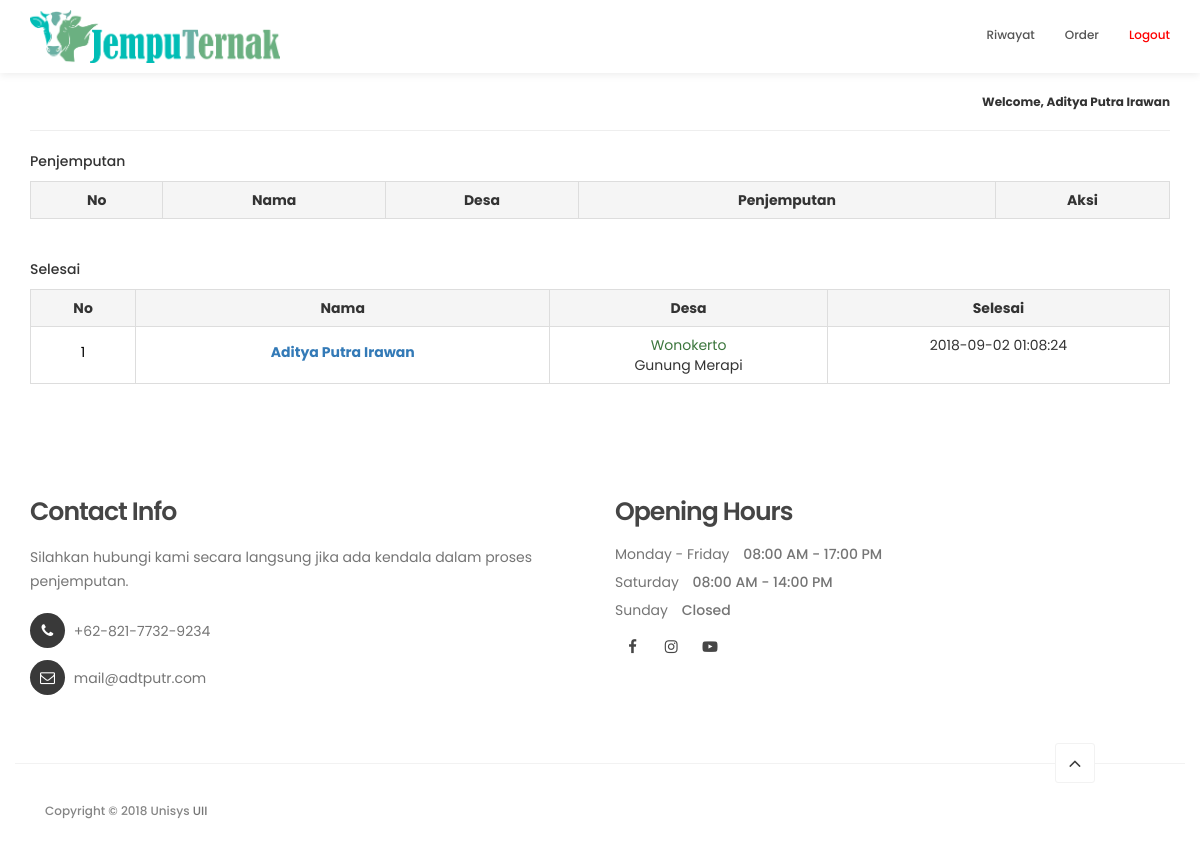
The page /data.php (signed in) on the database its author committed.
### tables this page shows
CREATE TABLE `jemput` (
  `id_jemput` int(11) NOT NULL,
  `nik` varchar(255) NOT NULL,
  `telepon` varchar(255) NOT NULL,
  `nama` varchar(255) NOT NULL,
  `sapi` int(11) NOT NULL,
  `kambing` int(11) NOT NULL,
  `unggas` int(11) NOT NULL,
  `jumlah` int(11) NOT NULL,
  `foto` varchar(255) NOT NULL,
  `id_gunung` int(11) NOT NULL,
  `id_desa` int(11) NOT NULL,
  `alamat_detail` varchar(255) NOT NULL,
  `lokasi_tujuan` varchar(255) NOT NULL,
  `harga` int(20) NOT NULL,
  `id_admin` int(11) NOT NULL,
  `id_status` int(11) NOT NULL,
  `time` timestamp NOT NULL DEFAULT CURRENT_TIMESTAMP ON UPDATE CURRENT_TIMESTAMP
);

CREATE TABLE `desa` (
  `id_desa` int(11) NOT NULL,
  `id_gunung` int(11) NOT NULL,
  `desa` varchar(255) NOT NULL,
  `jarak` varchar(255) NOT NULL,
  `biaya` varchar(255) NOT NULL
);

CREATE TABLE `gunung` (
  `id_gunung` int(11) NOT NULL,
  `gunung` varchar(255) NOT NULL
);

### data.php (the view, shortened to what this page needs)
<?php include 'header.php';
?>
  <section>
    <div class="container" style="margin-top:10px;">
      <?php
        if ($_SESSION['sesi_login']) {
          $id_admin = $_SESSION['sesi_login'];
        }
        $sql = mysqli_query($koneksi, "SELECT * FROM admin WHERE id_admin='$id_admin'") or die(mysql_error());
        $data = mysqli_fetch_array($sql);
      ?>
      <div style="text-align:right;">
        <h6>
          <strong>
            Welcome, <?=$data['nama_admin'];?>
          </strong>
        </h6>
        <hr>
      </div>
      <h5>Penjemputan</h5>
      <form action="model/update.php" method="post">
      <div class="table-responsive">
        <table class="table table-bordered text-center col-md-12">
          <tr class="active">
            <th class="text-center">No</th>
            <th class="text-center">Nama</th>
            <th class="text-center">Desa</th>
            <th class="text-center">Penjemputan</th>
            <th class="text-center">Aksi</th>
          </tr>
        </table>
      </div>
    </form>
    </div>
  </section>
  <section>
    <div class="container" style="margin-top:10px;">
      <h5>Selesai</h5>
      <form action="model/update.php" method="post">
      <?php
      $sql="SELECT * FROM jemput
      JOIN gunung ON gunung.id_gunung = jemput.id_gunung
      JOIN desa ON desa.id_desa = jemput.id_desa
      JOIN status ON status.id_status = jemput.id_status
      JOIN admin ON admin.id_admin = jemput.id_admin
      WHERE status.id_status = 3 AND admin.id_admin = '$id_admin' ORDER BY time ASC";
      $hasil=$koneksi->query($sql);
      ?>
      <div class="table-responsive">
        <table class="table table-bordered text-center col-md-12">
          <tr class="active">
            <th class="text-center">No</th>
            <th class="text-center">Nama</th>
            <th class="text-center">Desa</th>
            <th class="text-center">Selesai</th>
          </tr>
          <?php
          $no=1;
          if ($hasil->num_rows>0) {
            while($baris=$hasil->fetch_assoc()){
              $nama=$baris['nama'];
              $gunung=$baris['gunung'];
              $desa=$baris['desa'];
              $time=$baris['time'];
              ?>
              <tr>
                <td>
                  <a class="btn btn-link" style="color:black;">
                    <?=$no;?>
                  </a>
                </td>
                <td>
                  <a class='btn btn-link'>
                    <strong>
                      <?=$nama;?>
                    </strong>
                  </a>
                </td>
                <td>
                  <a class="text-success">
                    <?=$desa;?>
                  </a>
                  <br>
                  <?=$gunung;?>
                </td>
                <td><?=$time;?></td>
              </tr>
              <?php
              $no++;
            }
          }
          ?>
        </table>
      </div>
    </form>
    </div>
  </section>
<?php include 'footer.php'; ?>

### assets/css/tooplate-style.css (style rules this page uses)
body { background: #ffffff; font-family: 'Poppins', sans-serif; overflow-x: hidden; }
h1,h2,h3,h4,h5,h6 { font-weight: 600; line-height: inherit; }
h5 { font-weight: 500; }
h6 { letter-spacing: 0; font-weight: normal; }
html { -webkit-font-smoothing: antialiased; }
a { color: #252525; -webkit-transition: 0.5s; transition: 0.5s; text-decoration: none !important; }

### rows shown on the page
jemput: nama "Aditya Putra Irawan", id_desa.desa "Wonokerto", id_gunung.gunung "Gunung Merapi", time "2018-09-02 01:08:24"

### other values the page prints
$data['nama_admin'] "Aditya Putra Irawan"
